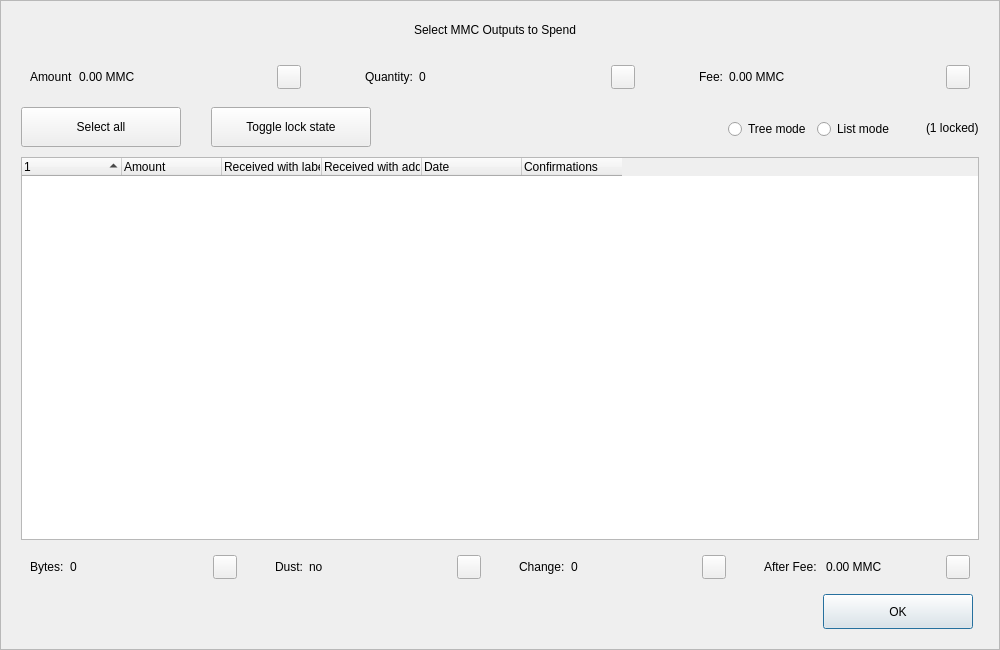
<?xml version="1.0" encoding="UTF-8"?>
<ui version="4.0">
 <class>CoinControlDialog</class>
 <widget class="QDialog" name="CoinControlDialog">
  <property name="geometry">
   <rect>
    <x>0</x>
    <y>0</y>
    <width>1000</width>
    <height>650</height>
   </rect>
  </property>
  <property name="minimumSize">
   <size>
    <width>950</width>
    <height>650</height>
   </size>
  </property>
  <property name="windowTitle">
   <string>Coin Selection</string>
  </property>
  <property name="styleSheet">
   <string notr="true"/>
  </property>
  <layout class="QVBoxLayout" name="verticalLayout">
   <property name="spacing">
    <number>0</number>
   </property>
   <property name="leftMargin">
    <number>0</number>
   </property>
   <property name="topMargin">
    <number>0</number>
   </property>
   <property name="rightMargin">
    <number>0</number>
   </property>
   <property name="bottomMargin">
    <number>0</number>
   </property>
   <item>
    <widget class="QFrame" name="frameContainer">
     <property name="toolTipDuration">
      <number>0</number>
     </property>
     <property name="frameShape">
      <enum>QFrame::StyledPanel</enum>
     </property>
     <property name="frameShadow">
      <enum>QFrame::Raised</enum>
     </property>
     <layout class="QVBoxLayout" name="verticalLayout_2">
      <property name="leftMargin">
       <number>0</number>
      </property>
      <property name="rightMargin">
       <number>0</number>
      </property>
      <property name="bottomMargin">
       <number>20</number>
      </property>
      <item>
       <layout class="QHBoxLayout" name="horizontalLayout_12">
        <property name="spacing">
         <number>0</number>
        </property>
        <property name="leftMargin">
         <number>20</number>
        </property>
        <property name="rightMargin">
         <number>30</number>
        </property>
        <item>
         <spacer name="horizontalSpacer_4">
          <property name="orientation">
           <enum>Qt::Horizontal</enum>
          </property>
          <property name="sizeHint" stdset="0">
           <size>
            <width>40</width>
            <height>20</height>
           </size>
          </property>
         </spacer>
        </item>
        <item>
         <widget class="QLabel" name="labelTitle">
          <property name="minimumSize">
           <size>
            <width>0</width>
            <height>40</height>
           </size>
          </property>
          <property name="maximumSize">
           <size>
            <width>16777215</width>
            <height>40</height>
           </size>
          </property>
          <property name="text">
           <string>Select MMC Outputs to Spend</string>
          </property>
          <property name="alignment">
           <set>Qt::AlignCenter</set>
          </property>
          <property name="margin">
           <number>7</number>
          </property>
         </widget>
        </item>
        <item>
         <spacer name="horizontalSpacer_5">
          <property name="orientation">
           <enum>Qt::Horizontal</enum>
          </property>
          <property name="sizeHint" stdset="0">
           <size>
            <width>40</width>
            <height>20</height>
           </size>
          </property>
         </spacer>
        </item>
       </layout>
      </item>
      <item>
       <layout class="QHBoxLayout" name="horizontalLayout_8">
        <property name="leftMargin">
         <number>20</number>
        </property>
        <property name="rightMargin">
         <number>20</number>
        </property>
        <item>
         <widget class="QWidget" name="layoutAmount" native="true">
          <layout class="QHBoxLayout" name="horizontalLayout_9" stretch="0,1,0">
           <item>
            <widget class="QLabel" name="labelCoinControlAmountText">
             <property name="text">
              <string>Amount</string>
             </property>
            </widget>
           </item>
           <item>
            <widget class="QLabel" name="labelCoinControlAmount">
             <property name="text">
              <string>0.00 MMC</string>
             </property>
            </widget>
           </item>
           <item alignment="Qt::AlignHCenter|Qt::AlignVCenter">
            <widget class="QPushButton" name="pushButtonAmount">
             <property name="minimumSize">
              <size>
               <width>0</width>
               <height>24</height>
              </size>
             </property>
             <property name="maximumSize">
              <size>
               <width>24</width>
               <height>26</height>
              </size>
             </property>
             <property name="focusPolicy">
              <enum>Qt::NoFocus</enum>
             </property>
             <property name="styleSheet">
              <string notr="true">padding-bottom:2px;
padding-right:4px;</string>
             </property>
             <property name="text">
              <string/>
             </property>
            </widget>
           </item>
          </layout>
         </widget>
        </item>
        <item>
         <spacer name="horizontalSpacer_2">
          <property name="orientation">
           <enum>Qt::Horizontal</enum>
          </property>
          <property name="sizeType">
           <enum>QSizePolicy::Fixed</enum>
          </property>
          <property name="sizeHint" stdset="0">
           <size>
            <width>40</width>
            <height>20</height>
           </size>
          </property>
         </spacer>
        </item>
        <item>
         <widget class="QWidget" name="layoutQuantity" native="true">
          <layout class="QHBoxLayout" name="horizontalLayout_10" stretch="0,1,0">
           <item>
            <widget class="QLabel" name="labelCoinControlQuantityText">
             <property name="text">
              <string>Quantity:</string>
             </property>
            </widget>
           </item>
           <item>
            <widget class="QLabel" name="labelCoinControlQuantity">
             <property name="text">
              <string>0</string>
             </property>
            </widget>
           </item>
           <item alignment="Qt::AlignHCenter|Qt::AlignVCenter">
            <widget class="QPushButton" name="pushButtonQuantity">
             <property name="minimumSize">
              <size>
               <width>0</width>
               <height>24</height>
              </size>
             </property>
             <property name="maximumSize">
              <size>
               <width>24</width>
               <height>26</height>
              </size>
             </property>
             <property name="focusPolicy">
              <enum>Qt::NoFocus</enum>
             </property>
             <property name="styleSheet">
              <string notr="true">padding-bottom:2px;
               padding-right:4px;</string>
             </property>
             <property name="text">
              <string/>
             </property>
            </widget>
           </item>
          </layout>
         </widget>
        </item>
        <item>
         <spacer name="horizontalSpacer_22">
          <property name="orientation">
           <enum>Qt::Horizontal</enum>
          </property>
          <property name="sizeType">
           <enum>QSizePolicy::Fixed</enum>
          </property>
          <property name="sizeHint" stdset="0">
           <size>
            <width>40</width>
            <height>20</height>
           </size>
          </property>
         </spacer>
        </item>
        <item>
         <widget class="QWidget" name="layoutFee" native="true">
          <layout class="QHBoxLayout" name="horizontalLayout_11" stretch="0,1,0">
           <item>
            <widget class="QLabel" name="labelCoinControlFeeText">
             <property name="text">
              <string>Fee:</string>
             </property>
            </widget>
           </item>
           <item>
            <widget class="QLabel" name="labelCoinControlFee">
             <property name="text">
              <string>0.00 MMC</string>
             </property>
            </widget>
           </item>
           <item alignment="Qt::AlignHCenter|Qt::AlignVCenter">
            <widget class="QPushButton" name="pushButtonFee">
             <property name="minimumSize">
              <size>
               <width>0</width>
               <height>24</height>
              </size>
             </property>
             <property name="maximumSize">
              <size>
               <width>24</width>
               <height>26</height>
              </size>
             </property>
             <property name="focusPolicy">
              <enum>Qt::NoFocus</enum>
             </property>
             <property name="styleSheet">
              <string notr="true">padding-bottom:2px;
               padding-right:4px;</string>
             </property>
             <property name="text">
              <string/>
             </property>
            </widget>
           </item>
          </layout>
         </widget>
        </item>
       </layout>
      </item>
      <item>
       <widget class="QFrame" name="frame">
        <property name="minimumSize">
         <size>
          <width>0</width>
          <height>40</height>
         </size>
        </property>
        <property name="styleSheet">
         <string notr="true">#frame {
	border:0;
}</string>
        </property>
        <property name="frameShape">
         <enum>QFrame::StyledPanel</enum>
        </property>
        <property name="frameShadow">
         <enum>QFrame::Sunken</enum>
        </property>
        <layout class="QHBoxLayout" name="horizontalLayout">
         <property name="spacing">
          <number>0</number>
         </property>
         <property name="leftMargin">
          <number>20</number>
         </property>
         <property name="topMargin">
          <number>0</number>
         </property>
         <property name="rightMargin">
          <number>20</number>
         </property>
         <property name="bottomMargin">
          <number>0</number>
         </property>
         <item>
          <layout class="QHBoxLayout" name="horizontalLayoutPanel" stretch="0,0,0,0,0,0">
           <property name="spacing">
            <number>20</number>
           </property>
           <item>
            <widget class="QPushButton" name="pushButtonSelectAll">
             <property name="sizePolicy">
              <sizepolicy hsizetype="Maximum" vsizetype="Fixed">
               <horstretch>0</horstretch>
               <verstretch>0</verstretch>
              </sizepolicy>
             </property>
             <property name="minimumSize">
              <size>
               <width>160</width>
               <height>40</height>
              </size>
             </property>
             <property name="maximumSize">
              <size>
               <width>16777215</width>
               <height>40</height>
              </size>
             </property>
             <property name="text">
              <string>Select all</string>
             </property>
             <property name="checkable">
              <bool>true</bool>
             </property>
             <property name="checked">
              <bool>false</bool>
             </property>
             <property name="autoExclusive">
              <bool>false</bool>
             </property>
             <property name="autoDefault">
              <bool>false</bool>
             </property>
            </widget>
           </item>
           <item>
            <spacer name="horizontalSpacer_6">
             <property name="orientation">
              <enum>Qt::Horizontal</enum>
             </property>
             <property name="sizeType">
              <enum>QSizePolicy::Fixed</enum>
             </property>
             <property name="sizeHint" stdset="0">
              <size>
               <width>10</width>
               <height>20</height>
              </size>
             </property>
            </spacer>
           </item>
           <item>
            <widget class="QPushButton" name="pushButtonToggleLock">
             <property name="sizePolicy">
              <sizepolicy hsizetype="Maximum" vsizetype="Fixed">
               <horstretch>0</horstretch>
               <verstretch>0</verstretch>
              </sizepolicy>
             </property>
             <property name="minimumSize">
              <size>
               <width>160</width>
               <height>40</height>
              </size>
             </property>
             <property name="maximumSize">
              <size>
               <width>16777215</width>
               <height>40</height>
              </size>
             </property>
             <property name="text">
              <string>Toggle lock state</string>
             </property>
             <property name="checkable">
              <bool>true</bool>
             </property>
             <property name="autoExclusive">
              <bool>false</bool>
             </property>
             <property name="autoDefault">
              <bool>false</bool>
             </property>
            </widget>
           </item>
           <item>
            <spacer name="horizontalSpacer_7">
             <property name="orientation">
              <enum>Qt::Horizontal</enum>
             </property>
             <property name="sizeType">
              <enum>QSizePolicy::Expanding</enum>
             </property>
             <property name="sizeHint" stdset="0">
              <size>
               <width>30</width>
               <height>20</height>
              </size>
             </property>
            </spacer>
           </item>
           <item alignment="Qt::AlignRight">
            <widget class="QGroupBox" name="groupBox_2">
             <property name="styleSheet">
              <string notr="true">#groupBox_2 {
    background-color:transparent;
    border-radius:0;
}</string>
             </property>
             <property name="title">
              <string/>
             </property>
             <layout class="QHBoxLayout" name="horizontalLayout_14">
              <item>
               <widget class="QRadioButton" name="radioTreeMode">
                <property name="sizePolicy">
                 <sizepolicy hsizetype="Maximum" vsizetype="Fixed">
                  <horstretch>0</horstretch>
                  <verstretch>0</verstretch>
                 </sizepolicy>
                </property>
                <property name="text">
                 <string>Tree mode</string>
                </property>
               </widget>
              </item>
              <item>
               <widget class="QRadioButton" name="radioListMode">
                <property name="sizePolicy">
                 <sizepolicy hsizetype="Maximum" vsizetype="Fixed">
                  <horstretch>0</horstretch>
                  <verstretch>0</verstretch>
                 </sizepolicy>
                </property>
                <property name="text">
                 <string>List mode</string>
                </property>
                <property name="checked">
                 <bool>false</bool>
                </property>
               </widget>
              </item>
             </layout>
            </widget>
           </item>
           <item>
            <widget class="QLabel" name="labelLocked">
             <property name="text">
              <string>(1 locked)</string>
             </property>
            </widget>
           </item>
          </layout>
         </item>
        </layout>
       </widget>
      </item>
      <item>
       <layout class="QHBoxLayout" name="horizontalLayout_13">
        <property name="leftMargin">
         <number>20</number>
        </property>
        <property name="rightMargin">
         <number>20</number>
        </property>
        <item>
         <widget class="CoinControlTreeWidget" name="treeWidget">
          <property name="contextMenuPolicy">
           <enum>Qt::CustomContextMenu</enum>
          </property>
          <property name="styleSheet">
           <string notr="true"/>
          </property>
          <property name="sortingEnabled">
           <bool>false</bool>
          </property>
          <property name="columnCount">
           <number>6</number>
          </property>
          <attribute name="headerShowSortIndicator" stdset="0">
           <bool>true</bool>
          </attribute>
          <attribute name="headerStretchLastSection">
           <bool>false</bool>
          </attribute>
          <column>
           <property name="text">
            <string/>
           </property>
          </column>
          <column>
           <property name="text">
            <string>Amount</string>
           </property>
          </column>
          <column>
           <property name="text">
            <string>Received with label</string>
           </property>
          </column>
          <column>
           <property name="text">
            <string>Received with address</string>
           </property>
          </column>
          <column>
           <property name="text">
            <string>Date</string>
           </property>
          </column>
          <column>
           <property name="text">
            <string>Confirmations</string>
           </property>
           <property name="toolTip">
            <string>Confirmed</string>
           </property>
          </column>
         </widget>
        </item>
       </layout>
      </item>
      <item>
       <layout class="QHBoxLayout" name="horizontalLayout_3">
        <property name="spacing">
         <number>20</number>
        </property>
        <property name="leftMargin">
         <number>20</number>
        </property>
        <property name="rightMargin">
         <number>20</number>
        </property>
        <item>
         <widget class="QWidget" name="layoutBytes" native="true">
          <layout class="QHBoxLayout" name="horizontalLayout_4" stretch="0,1,0">
           <item>
            <widget class="QLabel" name="labelCoinControlBytesText">
             <property name="text">
              <string>Bytes:</string>
             </property>
            </widget>
           </item>
           <item>
            <widget class="QLabel" name="labelCoinControlBytes">
             <property name="text">
              <string>0</string>
             </property>
            </widget>
           </item>
           <item alignment="Qt::AlignHCenter|Qt::AlignVCenter">
            <widget class="QPushButton" name="pushButtonBytes">
             <property name="minimumSize">
              <size>
               <width>0</width>
               <height>24</height>
              </size>
             </property>
             <property name="maximumSize">
              <size>
               <width>24</width>
               <height>26</height>
              </size>
             </property>
             <property name="focusPolicy">
              <enum>Qt::NoFocus</enum>
             </property>
             <property name="styleSheet">
              <string notr="true">padding-bottom:2px;
               padding-right:4px;</string>
             </property>
             <property name="text">
              <string/>
             </property>
            </widget>
           </item>
          </layout>
         </widget>
        </item>
        <item>
         <widget class="QWidget" name="layoutDust" native="true">
          <layout class="QHBoxLayout" name="horizontalLayout_5" stretch="0,1,0">
           <item>
            <widget class="QLabel" name="labelCoinControlLowOutputText">
             <property name="text">
              <string>Dust:</string>
             </property>
            </widget>
           </item>
           <item>
            <widget class="QLabel" name="labelCoinControlLowOutput">
             <property name="text">
              <string>no</string>
             </property>
            </widget>
           </item>
           <item alignment="Qt::AlignHCenter|Qt::AlignVCenter">
            <widget class="QPushButton" name="pushButtonDust">
             <property name="minimumSize">
              <size>
               <width>0</width>
               <height>24</height>
              </size>
             </property>
             <property name="maximumSize">
              <size>
               <width>24</width>
               <height>26</height>
              </size>
             </property>
             <property name="focusPolicy">
              <enum>Qt::NoFocus</enum>
             </property>
             <property name="styleSheet">
              <string notr="true">padding-bottom:2px;
               padding-right:4px;</string>
             </property>
             <property name="text">
              <string/>
             </property>
            </widget>
           </item>
          </layout>
         </widget>
        </item>
        <item>
         <widget class="QWidget" name="layoutChange" native="true">
          <layout class="QHBoxLayout" name="horizontalLayout_6" stretch="0,1,0">
           <item>
            <widget class="QLabel" name="labelCoinControlChangeText">
             <property name="text">
              <string>Change:</string>
             </property>
            </widget>
           </item>
           <item>
            <widget class="QLabel" name="labelCoinControlChange">
             <property name="text">
              <string>0</string>
             </property>
            </widget>
           </item>
           <item alignment="Qt::AlignHCenter|Qt::AlignVCenter">
            <widget class="QPushButton" name="pushButtonChange">
             <property name="minimumSize">
              <size>
               <width>0</width>
               <height>24</height>
              </size>
             </property>
             <property name="maximumSize">
              <size>
               <width>24</width>
               <height>26</height>
              </size>
             </property>
             <property name="focusPolicy">
              <enum>Qt::NoFocus</enum>
             </property>
             <property name="styleSheet">
              <string notr="true">padding-bottom:2px;
               padding-right:4px;</string>
             </property>
             <property name="text">
              <string/>
             </property>
            </widget>
           </item>
          </layout>
         </widget>
        </item>
        <item>
         <widget class="QWidget" name="layoutAfter" native="true">
          <layout class="QHBoxLayout" name="horizontalLayout_7" stretch="0,1,0">
           <item>
            <widget class="QLabel" name="labelCoinControlAfterFeeText">
             <property name="text">
              <string>After Fee: </string>
             </property>
            </widget>
           </item>
           <item>
            <widget class="QLabel" name="labelCoinControlAfterFee">
             <property name="text">
              <string>0.00 MMC</string>
             </property>
            </widget>
           </item>
           <item alignment="Qt::AlignHCenter|Qt::AlignVCenter">
            <widget class="QPushButton" name="pushButtonAlterFee">
             <property name="minimumSize">
              <size>
               <width>0</width>
               <height>24</height>
              </size>
             </property>
             <property name="maximumSize">
              <size>
               <width>24</width>
               <height>26</height>
              </size>
             </property>
             <property name="focusPolicy">
              <enum>Qt::NoFocus</enum>
             </property>
             <property name="styleSheet">
              <string notr="true">padding-bottom:2px;
               padding-right:4px;</string>
             </property>
             <property name="text">
              <string/>
             </property>
            </widget>
           </item>
          </layout>
         </widget>
        </item>
       </layout>
      </item>
      <item>
       <layout class="QHBoxLayout" name="horizontalLayout_2">
        <property name="spacing">
         <number>0</number>
        </property>
        <property name="leftMargin">
         <number>20</number>
        </property>
        <property name="rightMargin">
         <number>26</number>
        </property>
        <item>
         <spacer name="horizontalSpacer_3">
          <property name="orientation">
           <enum>Qt::Horizontal</enum>
          </property>
          <property name="sizeHint" stdset="0">
           <size>
            <width>558</width>
            <height>20</height>
           </size>
          </property>
         </spacer>
        </item>
        <item>
         <widget class="QPushButton" name="pushButtonOk">
          <property name="minimumSize">
           <size>
            <width>150</width>
            <height>35</height>
           </size>
          </property>
          <property name="text">
           <string>OK</string>
          </property>
         </widget>
        </item>
       </layout>
      </item>
     </layout>
    </widget>
   </item>
  </layout>
 </widget>
 <customwidgets>
  <customwidget>
   <class>CoinControlTreeWidget</class>
   <extends>QTreeWidget</extends>
   <header>coincontroltreewidget.h</header>
  </customwidget>
 </customwidgets>
 <resources/>
 <connections/>
</ui>
